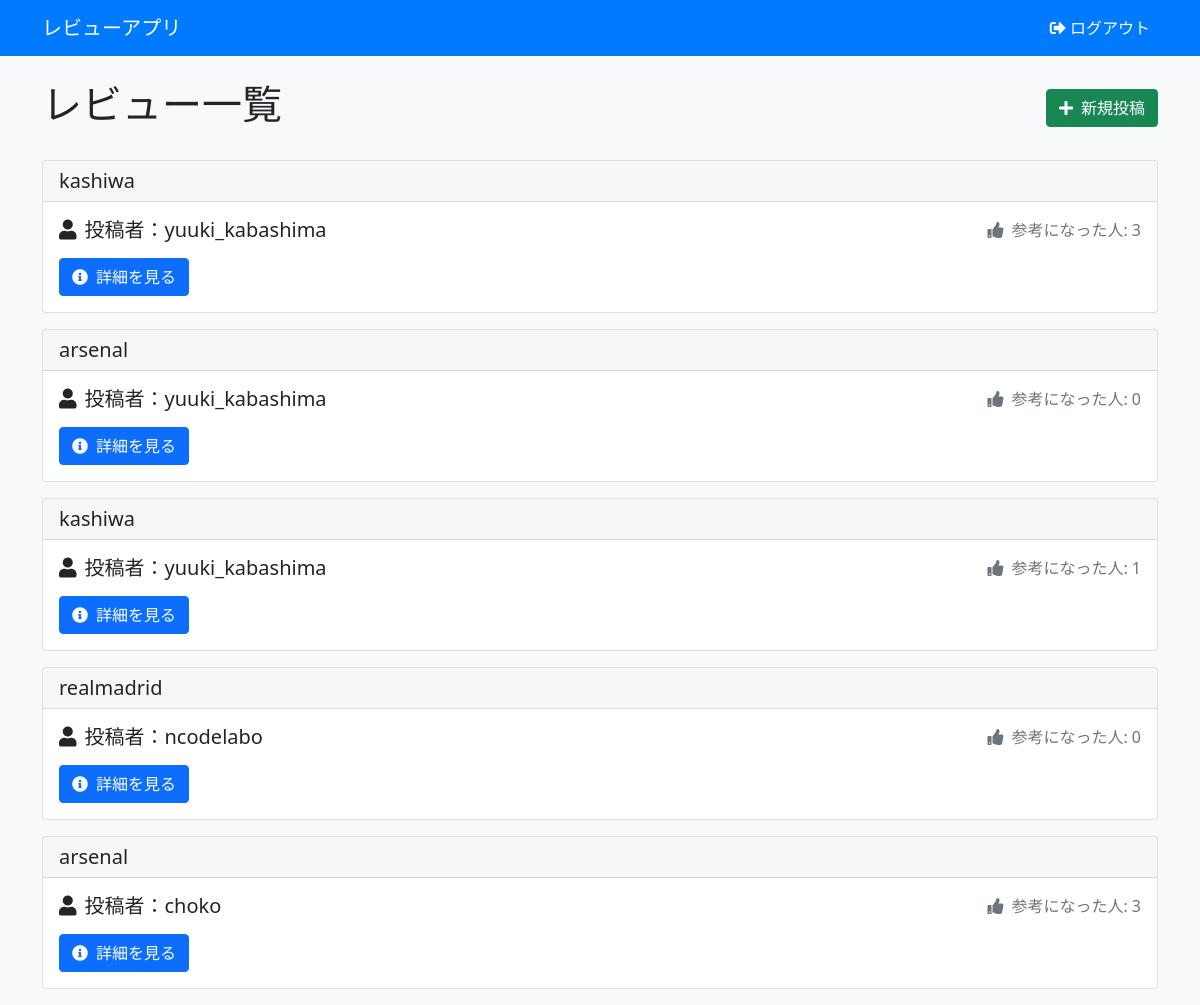
Screenshot of /list/ (signed in) with the database file from the repository.
### reviewpost/models.py (models this page shows)
class ReviewModel(models.Model):
    author = models.ForeignKey(User, on_delete=models.CASCADE)
    title =models.CharField(max_length = 100)
    content = models.TextField()
    useful_num = models.IntegerField(null = True, blank = True, default = 0)
    product_image = models.ImageField(upload_to='',null = True, blank=True)

### reviewpost/views.py (the view)
# urls.py: path('list/', listview , name='list'),
@login_required
def listview(request):
    object_list = ReviewModel.objects.all()
    return render (request, 'list.html', {'object_list':object_list})

### templates/list.html (shortened to what this page needs)
{% extends 'base.html' %}
{% block content %}
<div class="container mt-4">
    <div class="d-flex justify-content-between align-items-center mb-4">
        <h1>レビュー一覧</h1>
        <a href="{% url 'create' %}" class="btn btn-success">
            <i class="fas fa-plus me-2"></i>新規投稿
        </a>
    </div>
    {% for item in object_list %}
    <div class="card mb-3">
        <h5 class="card-header">{{ item.title }}</h5>
        <div class="card-body">
            <div class="d-flex justify-content-between align-items-center">
                <h5 class="card-title mb-0"><i class="fas fa-user me-2"></i>投稿者：{{ item.author }}</h5>
                <span class="text-muted">
                    <i class="fas fa-thumbs-up me-2"></i>参考になった人: {{ item.useful_num }}
                </span>
            </div>
            <a href="{% url 'detail' item.pk %}" class="btn btn-primary mt-3">
                <i class="fas fa-info-circle me-2"></i>詳細を見る
            </a>
        </div>
    </div>
    {% endfor %}
</div>
{% endblock %}

### templates/base.html (shortened to what this page needs)
<!DOCTYPE html>
<html lang="ja">
<head>
    <link href="https://cdn.jsdelivr.net/npm/bootstrap@5.0.0-beta1/dist/css/bootstrap.min.css"
          rel="stylesheet"
>
    <link rel="stylesheet" href="https://cdnjs.cloudflare.com/ajax/libs/font-awesome/5.15.3/css/all.min.css">
</head>
<body>
    <header>
        {% block header %}
        <nav class="navbar navbar-expand-lg navbar-dark">
            <div class="container">
                <a class="navbar-brand" href="{% url 'list' %}">レビューアプリ</a>
                <div class="collapse navbar-collapse" id="navbarNav">
                    <ul class="navbar-nav ms-auto">
                        <li class="nav-item">
                            <a class="nav-link" href="{% url 'logout' %}"><i class="fas fa-sign-out-alt"></i> ログアウト</a>
                        </li>
                    </ul>
                </div>
            </div>
        </nav>
        {% endblock %}
    </header>
    <main>
        {% block content %}{% endblock %}
    </main>
</body>
</html>

### templates/base.html (style rules this page uses)
body { background-color: #f8f9fa; }
.navbar { background-color: #007bff; }
.navbar-brand, .nav-link { color: white !important; }

### rows the page displays
ReviewModel: title "kashiwa", author "yuuki_kabashima", useful_num "3"
ReviewModel: title "arsenal", author "yuuki_kabashima", useful_num "0"
ReviewModel: title "kashiwa", author "yuuki_kabashima", useful_num "1"
ReviewModel: title "realmadrid", author "ncodelabo", useful_num "0"
ReviewModel: title "arsenal", author "choko", useful_num "3"
